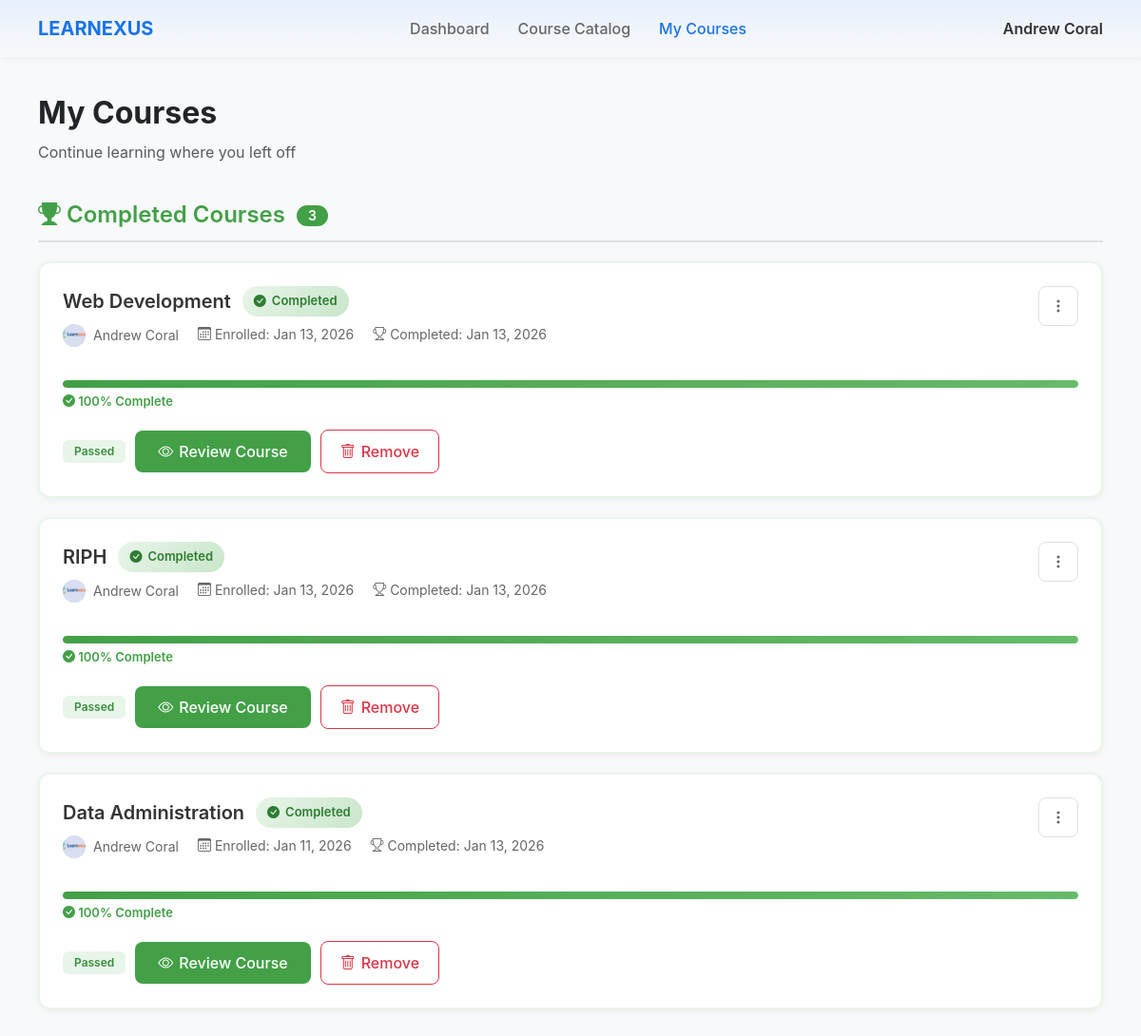
The page /student/my_courses.php (signed in) on the database its author committed.
### tables this page shows
CREATE TABLE `enrollments` (
  `enrollmentID` int(11) NOT NULL,
  `userID` int(11) NOT NULL,
  `courseID` int(11) NOT NULL,
  `paymentID` int(11) DEFAULT NULL,
  `progressPercentage` decimal(5,2) DEFAULT 0.00,
  `enrolledAt` timestamp NOT NULL DEFAULT current_timestamp(),
  `completedAt` timestamp NULL DEFAULT NULL,
  `status` enum('active','completed','dropped','pending') DEFAULT 'active'
);

CREATE TABLE `courses` (
  `courseID` int(11) NOT NULL,
  `teacherID` int(11) NOT NULL,
  `title` varchar(255) NOT NULL,
  `description` text DEFAULT NULL,
  `price` decimal(10,2) DEFAULT 0.00,
  `category` varchar(100) DEFAULT NULL,
  `status` enum('draft','published','archived') DEFAULT 'draft',
  `passingScore` int(11) DEFAULT 70,
  `createdAt` timestamp NOT NULL DEFAULT current_timestamp()
);

CREATE TABLE `users` (
  `userID` int(11) NOT NULL,
  `email` varchar(255) NOT NULL,
  `passwordHash` varchar(255) NOT NULL,
  `firstName` varchar(100) NOT NULL,
  `lastName` varchar(100) NOT NULL,
  `middleInitial` varchar(5) NOT NULL,
  `phone` varchar(20) DEFAULT NULL,
  `avatar` varchar(255) DEFAULT NULL,
  `phoneVerified` tinyint(1) DEFAULT 0,
  `emailVerified` tinyint(1) DEFAULT 0,
  `role` enum('student','instructor','admin') DEFAULT 'student',
  `status` enum('active','inactive','suspended') DEFAULT 'active',
  `createdAt` timestamp NOT NULL DEFAULT current_timestamp(),
  `studentNumber` varchar(50) DEFAULT NULL,
  `teacherNumber` varchar(50) DEFAULT NULL
);

### student/my_courses.php (the view, shortened to what this page needs)
<?php
require_once '../database/db_connect.php';
$userID = $_SESSION['user_id'];
$stmt = $conn->prepare("
    SELECT
        c.*,
        e.enrollmentID,
        e.progressPercentage,
        e.enrolledAt,
        e.completedAt,
        e.status as enrollmentStatus,
        CONCAT(u.firstName, ' ', u.lastName) as instructorName,
        u.avatar as instructorAvatar,
        p.amount as paidAmount,
        p.transactionReference,
        CASE WHEN e.status = 'completed' THEN 1 ELSE 0 END as isCompleted,
        qr.status AS quizStatus
    FROM enrollments e
    JOIN courses c ON e.courseID = c.courseID
    JOIN users u ON c.teacherID = u.userID
    LEFT JOIN payments p ON e.paymentID = p.paymentID
    LEFT JOIN quiz_results qr ON e.enrollmentID = qr.enrollmentID
    WHERE e.userID = ? AND e.status IN ('active', 'completed')
    ORDER BY
        CASE WHEN e.progressPercentage >= 100 THEN 1 ELSE 0 END ASC,
        e.enrolledAt DESC
");
$stmt->execute([$userID]);
$enrolledCourses = $stmt->fetchAll();
$activeCourses = [];
$completedCourses = [];
foreach ($enrolledCourses as $course) {
    if ($course['enrollmentStatus'] === 'completed') {
    $completedCourses[] = $course;
} else {
    $activeCourses[] = $course;
}
}
?>
<!DOCTYPE html>
<html lang="en">
<head>
    <link href="https://cdn.jsdelivr.net/npm/bootstrap@5.3.3/dist/css/bootstrap.min.css" rel="stylesheet">
    <link rel="stylesheet" href="https://cdn.jsdelivr.net/npm/bootstrap-icons@1.11.1/font/bootstrap-icons.css">
</head>
<body>
    <div class="top-nav">
        <a href="dashboard.php" class="brand">LEARNEXUS</a>
        <div class="nav-menu">
            <a href="dashboard.php" class="nav-link">Dashboard</a>
            <a href="course_catalog.php" class="nav-link">Course Catalog</a>
            <a href="my_courses.php" class="nav-link active">My Courses</a>
        </div>
        <div class="user-section">
            <a href="settings.php" style="text-decoration: none;">
                <span style="font-weight: 600; color: #333; cursor: pointer;">
                    <?php echo htmlspecialchars($_SESSION['first_name'] . ' ' . $_SESSION['last_name']); ?>
                </span>
            </a>
        </div>
    </div>
    <div class="container-main">
        <div class="page-header">
            <h1>My Courses</h1>
            <p class="text-muted">Continue learning where you left off</p>
        </div>
        <?php if (count($enrolledCourses) > 0): ?>
            <?php if (count($completedCourses) > 0): ?>
                <div class="section-header completed">
                    <h2><i class="bi bi-trophy-fill"></i> Completed Courses</h2>
                    <span class="badge"><?php echo count($completedCourses); ?></span>
                </div>
                <?php foreach ($completedCourses as $course): ?>
                    <div class="course-card completed" id="course-<?php echo $course['enrollmentID']; ?>">
                        <div class="course-card-body">
                            <div class="course-header">
                                <div style="flex: 1;">
                                    <div style="display: flex; align-items: center; gap: 12px; margin-bottom: 8px;">
                                        <div class="course-title" style="margin-bottom: 0;"><?php echo htmlspecialchars($course['title']); ?></div>
                                        <span class="completion-badge">
                                            <i class="bi bi-check-circle-fill"></i> Completed
                                        </span>
                                    </div>
                                    <div class="course-meta">
                                        <div class="instructor-info">
                                            <div class="instructor-avatar">
                                                <?php if (!empty($course['instructorAvatar']) && file_exists($course['instructorAvatar'])): ?>
                                                    <img src="<?php echo htmlspecialchars($course['instructorAvatar']); ?>" alt="Instructor">
                                                <?php endif; ?>
                                            </div>
                                            <span><?php echo htmlspecialchars($course['instructorName']); ?></span>
                                        </div>
                                        <span><i class="bi bi-calendar3"></i> Enrolled: <?php echo date('M d, Y', strtotime($course['enrolledAt'])); ?></span>
                                        <?php if ($course['completedAt']): ?>
                                            <span><i class="bi bi-trophy"></i> Completed: <?php echo date('M d, Y', strtotime($course['completedAt'])); ?></span>
                                        <?php endif; ?>
                                    </div>
                                </div>
                                <div class="dropdown">
                                    <button class="btn-dropdown" type="button" data-bs-toggle="dropdown" aria-expanded="false">
                                        <i class="bi bi-three-dots-vertical"></i>
                                    </button>
                                </div>
                            </div>
                            <div class="progress-section">
                                <div class="progress">
                                    <div class="progress-bar completed" role="progressbar"
                                         style="width: 100%"
                                         aria-valuenow="100"
                                         aria-valuemin="0"
                                         aria-valuemax="100">
                                    </div>
                                </div>
                                <div class="progress-text completed">
                                    <i class="bi bi-check-circle-fill"></i> 100% Complete
                                </div>
                            </div>
                            <div class="course-actions">
    <?php if ($course['quizStatus'] === 'failed'): ?>
        <span class="badge badge-primary">Failed</span>
        <a href="retake_course.php?id=<?php echo $course['courseID']; ?>" class="btn-continue">
            Retake Course →
        </a>
    <?php else: ?>
        <span class="badge badge-success">Passed</span>
        <a href="course_content.php?id=<?php echo $course['courseID']; ?>" class="btn-review">
            <i class="bi bi-eye"></i> Review Course
        </a>
    <?php endif; ?>
    <button class="btn-delete" onclick="confirmDelete(<?php echo $course['enrollmentID']; ?>, '<?php echo htmlspecialchars(addslashes($course['title'])); ?>')">
        <i class="bi bi-trash"></i> Remove
    </button>
</div>
                        </div>
                    </div>
                <?php endforeach; ?>
            <?php endif; ?>
        <?php endif; ?>
    </div>
</body>
</html>

### student/my_courses.php (style rules this page uses)
body { background-color: #f8f9fa; font-family: -apple-system, BlinkMacSystemFont, 'Segoe UI', Roboto, sans-serif; }
.top-nav { background: linear-gradient(180deg, #e8f0fe 0%, #f8f9fa 100%); padding: 15px 40px; display: flex; justify-content: space-between; align-items: center; box-shadow: 0 2px 8px rgba(0,0,0,0.05); }
.brand { font-size: 20px; font-weight: 700; color: #1a73e8; text-decoration: none; }
.nav-menu { display: flex; gap: 30px; }
.nav-link { color: #666; text-decoration: none; font-weight: 500; }
.nav-link.active { color: #1a73e8; }
.user-section { display: flex; align-items: center; gap: 15px; }
.container-main { max-width: 1200px; margin: 40px auto; padding: 0 40px; }
.page-header { margin-bottom: 30px; }
.page-header h1 { font-size: 32px; font-weight: 700; margin-bottom: 10px; }
.section-header { display: flex; align-items: center; gap: 12px; margin: 40px 0 20px 0; padding-bottom: 12px; border-bottom: 2px solid #e0e0e0; }
.section-header h2 { font-size: 24px; font-weight: 600; margin: 0; color: #333; }
.section-header .badge { background: #1e88e5; color: white; padding: 4px 12px; border-radius: 12px; font-size: 14px; }
.section-header.completed h2 { color: #43a047; }
.section-header.completed .badge { background: #43a047; }
.course-card { background: white; border-radius: 12px; overflow: hidden; box-shadow: 0 2px 8px rgba(0,0,0,0.05); margin-bottom: 20px; transition: transform 0.2s, box-shadow 0.2s; position: relative; }
.course-card.completed { border: 2px solid #e8f5e9; }
.course-card-body { padding: 24px; }
.course-header { display: flex; justify-content: space-between; align-items: start; margin-bottom: 15px; }
.course-title { font-size: 20px; font-weight: 600; color: #333; margin-bottom: 8px; }
.course-meta { display: flex; gap: 20px; color: #666; font-size: 14px; margin-bottom: 15px; flex-wrap: wrap; }
.instructor-info { display: flex; align-items: center; gap: 8px; }
.instructor-avatar { width: 24px; height: 24px; background: #e0e0e0; border-radius: 50%; overflow: hidden; }
.instructor-avatar img { width: 100%; height: 100%; object-fit: cover; }
.progress-section { margin: 20px 0; }
.progress { height: 8px; border-radius: 4px; background-color: #e9ecef; }
.progress-bar { background: linear-gradient(90deg, #1e88e5 0%, #42a5f5 100%); border-radius: 4px; }
.progress-bar.completed { background: linear-gradient(90deg, #43a047 0%, #66bb6a 100%); }
.progress-text { font-size: 13px; color: #666; margin-top: 5px; }
.progress-text.completed { color: #43a047; font-weight: 600; }
.badge { padding: 6px 12px; border-radius: 6px; font-size: 12px; font-weight: 600; }
.badge-success { background: #e8f5e9; color: #388e3c; }
.course-actions { display: flex; gap: 10px; align-items: center; margin-top: 15px; }
.btn-review { background: #43a047; color: white; border: none; padding: 10px 24px; border-radius: 8px; font-weight: 500; text-decoration: none; display: inline-flex; align-items: center; gap: 6px; transition: background 0.2s; }
.btn-delete { background: transparent; color: #dc3545; border: 1px solid #dc3545; padding: 10px 20px; border-radius: 8px; font-weight: 500; cursor: pointer; transition: all 0.2s; display: inline-flex; align-items: center; gap: 6px; }
.btn-dropdown { background: transparent; border: 1px solid #e0e0e0; color: #666; padding: 8px 12px; border-radius: 8px; cursor: pointer; transition: all 0.2s; }
.completion-badge { display: inline-flex; align-items: center; gap: 6px; padding: 6px 12px; background: linear-gradient(135deg, #e8f5e9 0%, #c8e6c9 100%); color: #2e7d32; border-radius: 20px; font-size: 13px; font-weight: 600; }

### rows shown on the page
enrollments: courseID.title "Web Development", users.avatar (picture), instructorName "Andrew Coral", enrolledAt "Jan 13, 2026", completedAt "Jan 13, 2026"
enrollments: courseID.title "RIPH", users.avatar (picture), instructorName "Andrew Coral", enrolledAt "Jan 13, 2026", completedAt "Jan 13, 2026"
enrollments: courseID.title "Data Administration", users.avatar (picture), instructorName "Andrew Coral", enrolledAt "Jan 11, 2026", completedAt "Jan 13, 2026"

### other values the page prints
$_SESSION['first_name'] . ' ' . $_SESSION['last_name'] "Andrew Coral"
count($completedCourses) "3"
